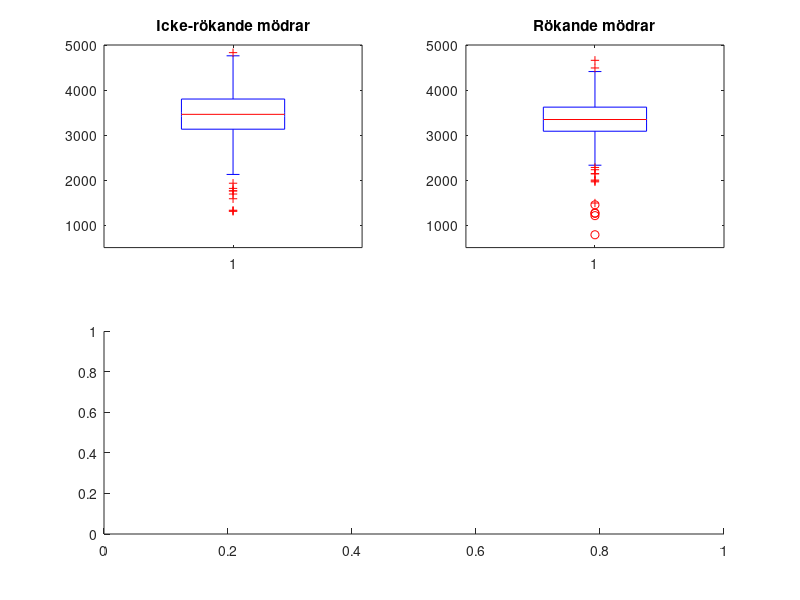

Reproduce this figure in MATLAB. (Note: this script raises an error after producing the figure.)
%% Problem 4: Fordelningar av givna data
load birth.dat

% Icke-rökande mödrar
x = birth(birth(:, 20) < 3, 3);
% Rökande mödrar
y = birth(birth(:, 20) == 3, 3);

% Låddiagram för rökande och icke-rökande mödrar
subplot(2,2,1), boxplot(x),
axis([0 2 500 5000])
title('Icke-rökande mödrar');
subplot(2,2,2), boxplot(y),
axis([0 2 500 5000])
title('Rökande mödrar');

subplot(2,2,3:4), ksdensity(x),
hold on
[fy, ty] = ksdensity(y);
plot(ty, fy, 'r')
title('Barnets vikt');
legend('Icke-rökande', 'Rökande');
hold off